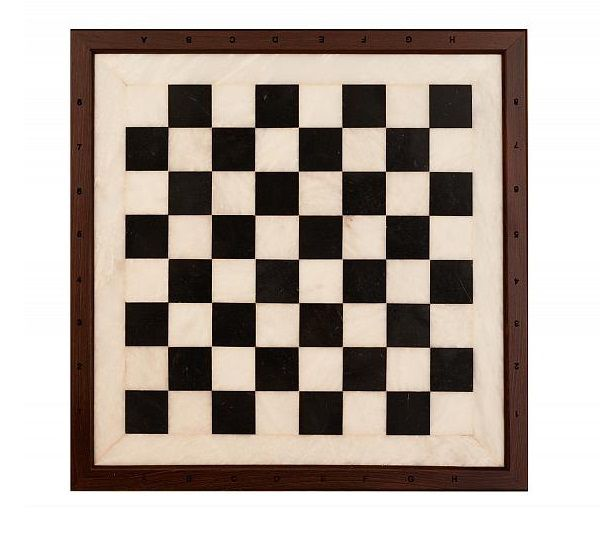
#> input picture lesson3/chess.jpg, 600 x 533 px
$ python part1.py
#> lines starting #> are read from the running program, lines starting #| are printed output that depends on the picture; after the words box and inside, x2 and y2 are one past the last pixel; in counts of white or black regions, pixels touching at a corner belong together
import cv2
import numpy as np
img = cv2.imread('chess.jpg')
#> img is the input picture: shape (533, 600, 3); mean B, G, R 156.7, 164.8, 175.8
gray = cv2.cvtColor(img,cv2.COLOR_BGR2GRAY)
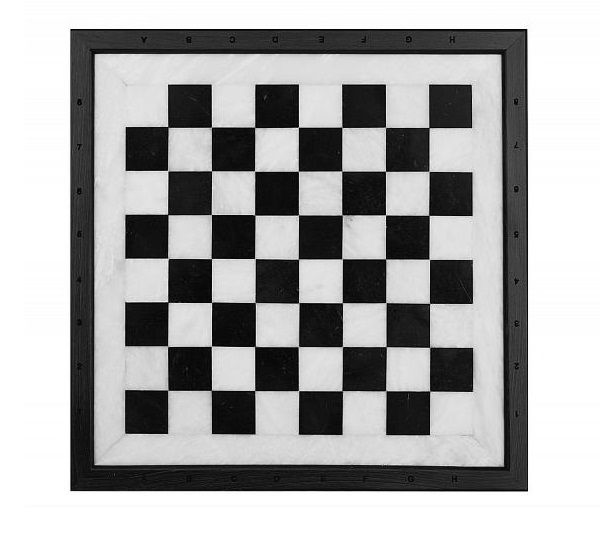
#> gray: shape (533, 600); min 1, max 255, mean 167.1

corners = cv2.goodFeaturesToTrack(gray, 80, 0.01, 10)
#> corners = 80 rows, first 8: [526, 29], [71, 30], [211, 303], [527, 490], [167, 301], [212, 215], [212, 259], [429, 434]
corners = np.int0(corners)

for i in corners:
    x, y = i.ravel()
    cv2.circle(img, (x, y), 3, (250,55,200), -1)
#> this loop made 80 passes
#> (x, y) on passes 1 to 12: (526, 29), (71, 30), (211, 303), (527, 490), (167, 301), (212, 215), (212, 259), (429, 434), (126, 303), (385, 171), (167, 126), (385, 214)
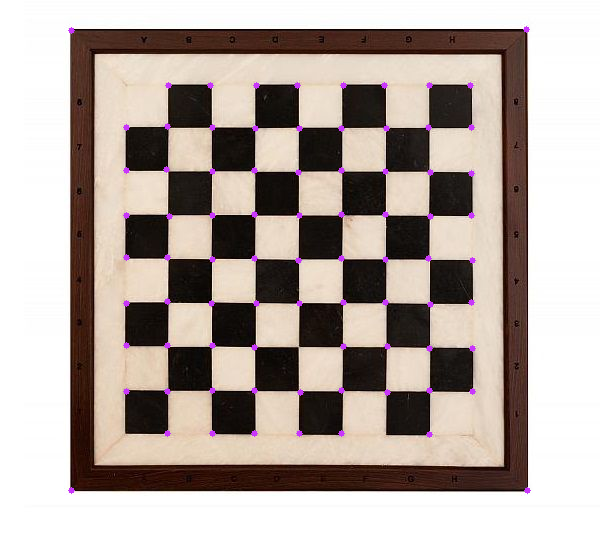
#> img: shape (533, 600, 3); 0.73% of pixels changed, all inside (x1, y1, x2, y2) = (68, 26, 531, 494)


cv2.imshow('img',img)
cv2.waitKey(0)

$ run again, with lesson3/Bin.jpg copied over lesson3/chess.jpg
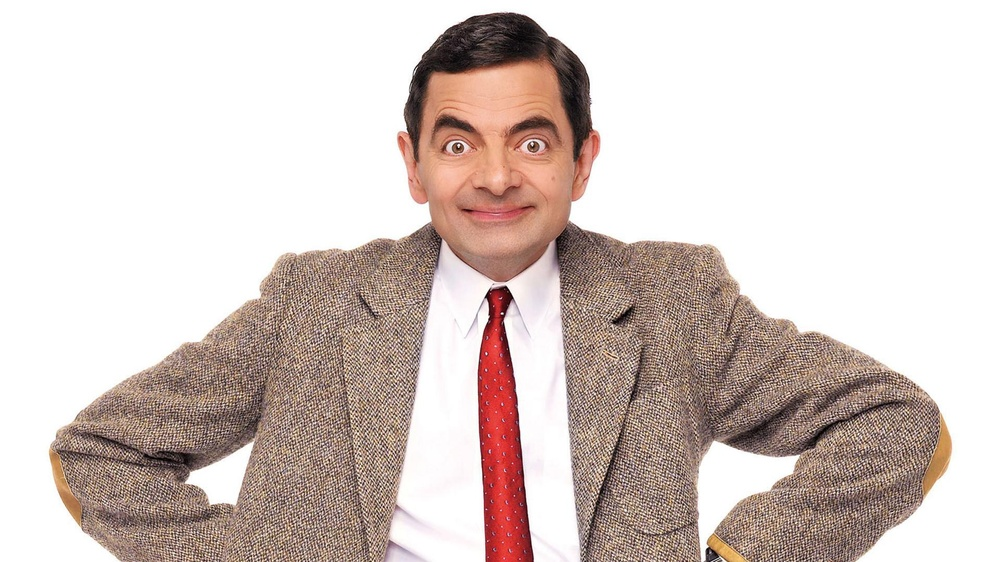
#> input picture lesson3/Bin.jpg, 1000 x 562 px, shrunk from 1920 x 1080 before the run
#> img is the input picture: shape (562, 1000, 3); mean B, G, R 195.8, 200.5, 213.9
#> `gray = cv2.cvtColor(img,cv2.COLOR_BGR2GRAY)`:
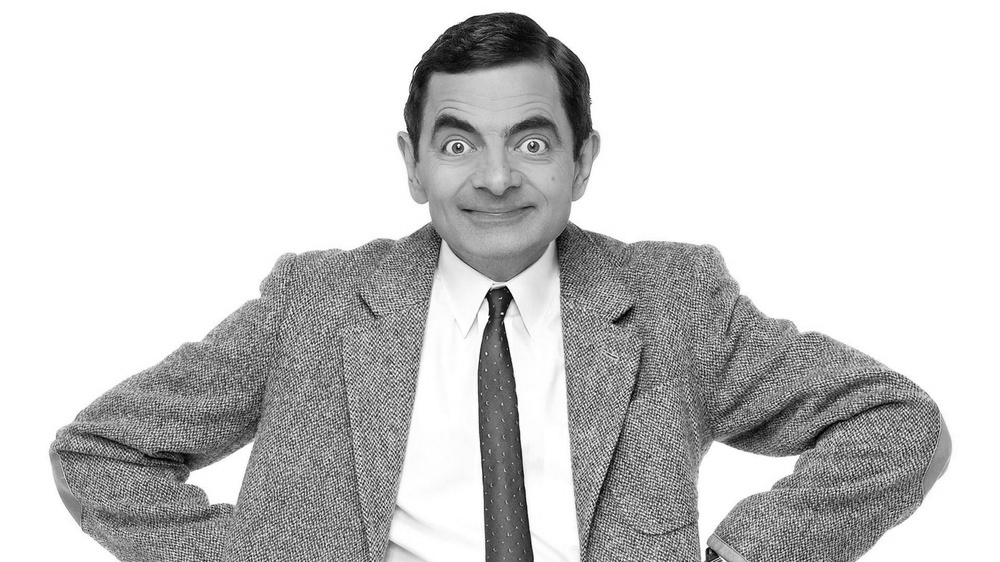
#> gray: shape (562, 1000); min 1, max 255, mean 204
#> corners = 80 rows, first 8: [502, 313], [458, 145], [532, 145], [621, 476], [485, 297], [377, 312], [658, 416], [843, 482]
#> the loop `for i in corners:` made 80 passes
#> after the loop `for i in corners:`:
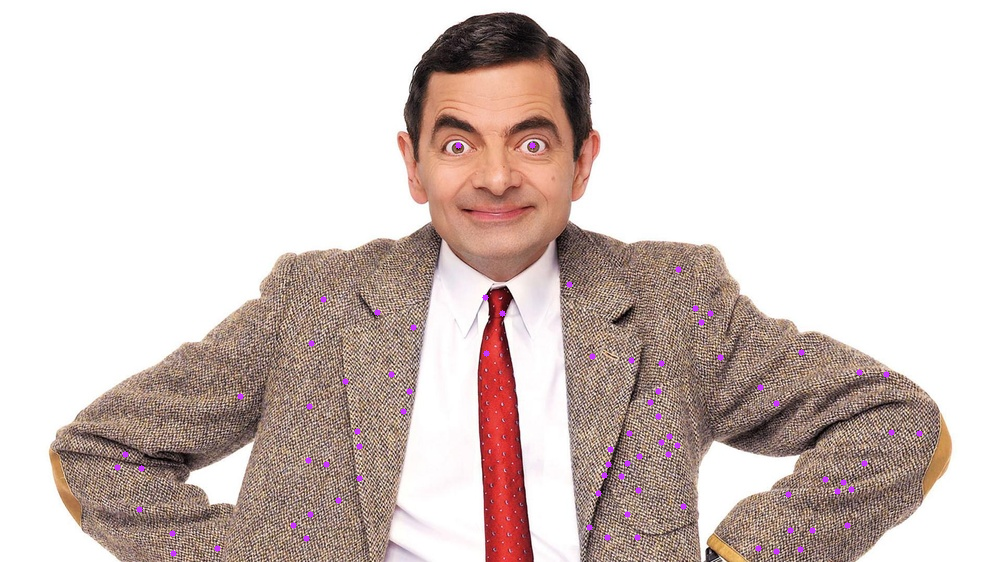
#> img: shape (562, 1000, 3); 0.41% of pixels changed, all inside (x1, y1, x2, y2) = (114, 142, 923, 557)
